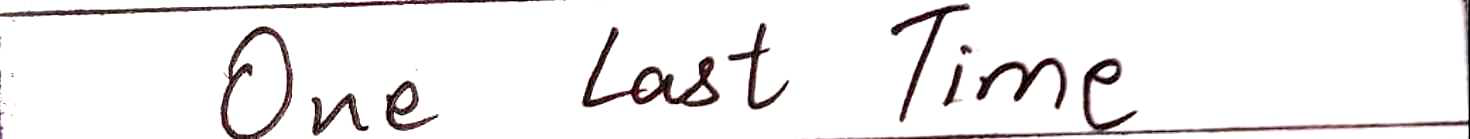
#> input picture User_Input_Images/MI_01062018_1227_41.jpg, 1470 x 139 px, found by its file name
$ python -i segment.py   (imports and definitions only)
#> lines starting #> are read from the running program, lines starting #| are printed output that depends on the picture
import cv2
import numpy as np
import peakutils
import sys
import os

def compare(img_above,img_below):
    diff_thresh = 2*255
    diff = img_above - img_below

    if diff > diff_thresh:
#         print('img_above:',img_above,type(img_above))
#         print('img_below:',img_below,type(img_below))
#         print('diff = ',diff)
        return -1

    elif diff < -diff_thresh:
#         print('img_above:',img_above,type(img_above))
#         print('img_below:',img_below,type(img_below))
#         print('diff = ',diff)
        return 1

    else:
        return 0


def run(image_name):

    #Load the image.....

    binary_img_path = os.path.join("Binarized_Input_Images/",image_name)

    color_img = cv2.imread(binary_img_path)
#> color_img is the input picture: shape (139, 1470, 3); mean B, G, R 238.2, 237.9, 239.8

    gray_img = cv2.cvtColor(color_img,cv2.COLOR_RGB2GRAY)

    mfiltered = cv2.medianBlur(gray_img,5)
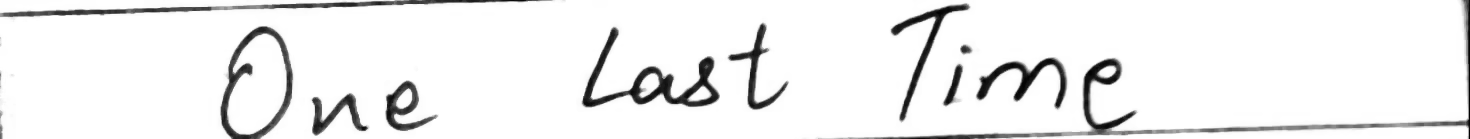
#> mfiltered: shape (139, 1470); min 0, max 255, mean 239.1

    gauss = cv2.GaussianBlur(mfiltered,(51,3),0)
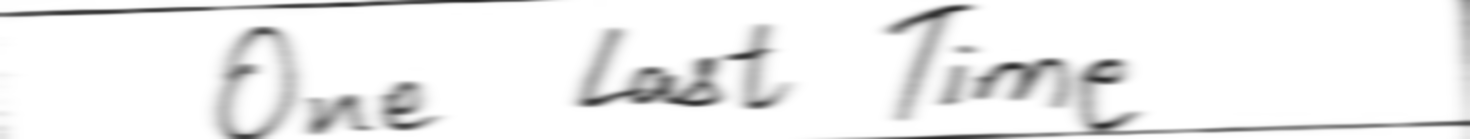
#> gauss: shape (139, 1470); min 36, max 255, mean 239.2

    #cv2.imwrite("mfiltered.jpg",mfiltered)

    #cv2.imwrite("gaussian_blur.jpg",gauss)

    trace = np.array(color_img,copy=True)

    im_width = gauss.shape[1]
#> im_width = 1470

    left_half = gauss[:,25:int(0.5*im_width)+1]
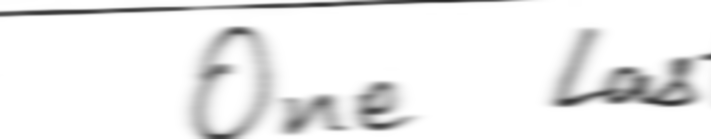
#> left_half: shape (139, 711); min 37, max 255, mean 238.1
    right_half = gauss[:,int(0.5*im_width):im_width-25]
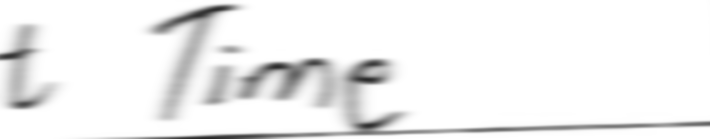
#> right_half: shape (139, 710); min 36, max 255, mean 240.4

    right_projection = right_half.sum(axis=1).astype(np.float64)
#> right_projection = 139 values, max 180986 at index 0, min 153479 at index 138, mean 170677.6
    left_projection = left_half.sum(axis=1).astype(np.float64)
#> left_projection = 139 values, max 181282 at index 21, min 151024 at index 100, mean 169308.5

    min_dist = 80

#> (the run stopped early here; a loop or call above may not have finished)

$ run again, on User_Input_Images/MI_01062018_1404_56.jpg
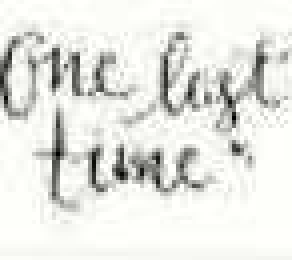
#> input picture User_Input_Images/MI_01062018_1404_56.jpg, 73 x 65 px, found by its file name (shown 4 times larger)
#> in run, color_img is the input picture: shape (65, 73, 3); mean B, G, R 225.1, 230, 229.1
#> in run, `mfiltered = cv2.medianBlur(gray_img,5)`:
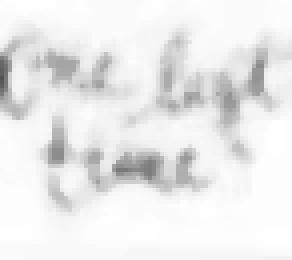
#> mfiltered: shape (65, 73) (shown 4 times larger); min 81, max 254, mean 234.6
#> in run, `gauss = cv2.GaussianBlur(mfiltered,(51,3),0)`:
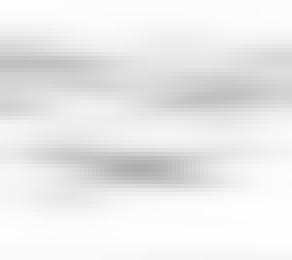
#> gauss: shape (65, 73) (shown 4 times larger); min 174, max 254, mean 234.6
#> right_projection = 65 values, max 3036 at index 57, min 2278 at index 42, mean 2790.9
#> left_projection = 65 values, max 3033 at index 58, min 2167 at index 42, mean 2795.8

$ run again, on User_Input_Images/MI_01062018_1418_44.jpg
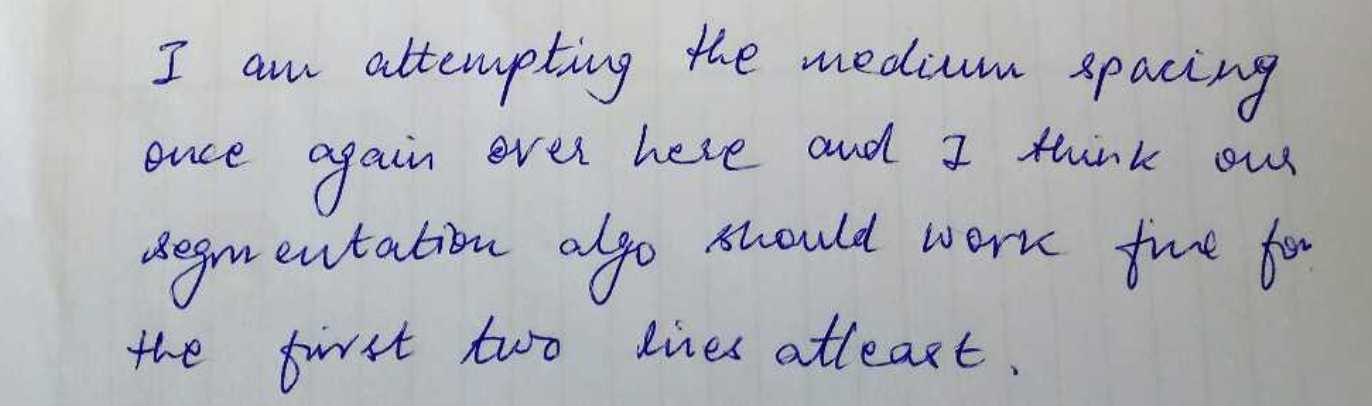
#> input picture User_Input_Images/MI_01062018_1418_44.jpg, 1372 x 406 px, found by its file name
#> in run, color_img is the input picture: shape (406, 1372, 3); mean B, G, R 183.6, 178.2, 176.5
#> in run, `left_half = gauss[:,25:int(0.5*im_width)+1]`:
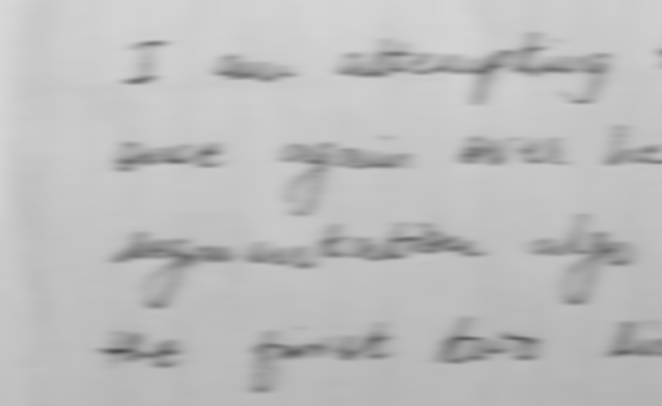
#> left_half: shape (406, 662); min 80, max 216, mean 188.8
#> in run, `right_half = gauss[:,int(0.5*im_width):im_width-25]`:
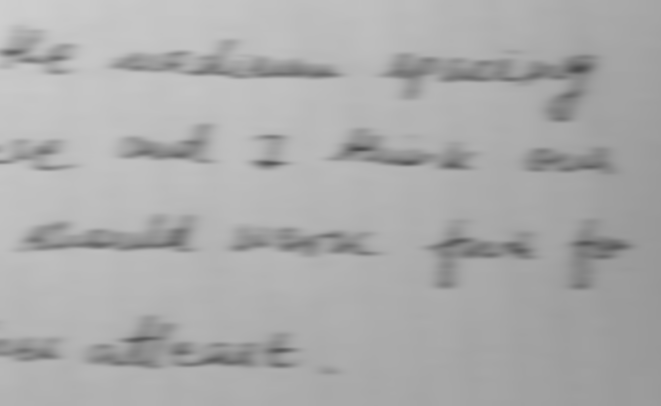
#> right_half: shape (406, 661); min 76, max 206, mean 171.5
#> right_projection = 406 values, max 124516 at index 0, min 91432 at index 245, mean 113373.7
#> left_projection = 406 values, max 137772 at index 0, min 103826 at index 351, mean 125007.2
